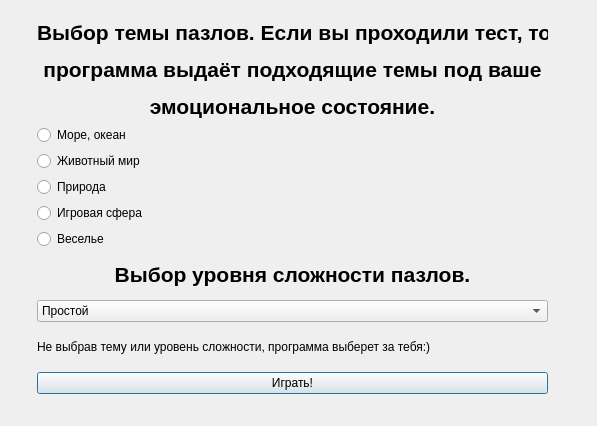
<?xml version="1.0" encoding="UTF-8"?>
<ui version="4.0">
 <class>PuzzleThemes</class>
 <widget class="QDialog" name="PuzzleThemes">
  <property name="geometry">
   <rect>
    <x>0</x>
    <y>0</y>
    <width>597</width>
    <height>426</height>
   </rect>
  </property>
  <property name="windowTitle">
   <string>Dialog</string>
  </property>
  <widget class="QWidget" name="verticalLayoutWidget">
   <property name="geometry">
    <rect>
     <x>37</x>
     <y>20</y>
     <width>511</width>
     <height>374</height>
    </rect>
   </property>
   <layout class="QVBoxLayout" name="verticalLayout">
    <item>
     <widget class="QLabel" name="label_2">
      <property name="text">
       <string>&lt;html&gt;&lt;head/&gt;&lt;body&gt;&lt;p align=&quot;center&quot;&gt;&lt;span style=&quot; font-size:16pt; font-weight:700; color:#000000;&quot;&gt;Выбор темы пазлов. Если вы проходили тест, то &lt;/span&gt;&lt;/p&gt;&lt;p align=&quot;center&quot;&gt;&lt;span style=&quot; font-size:16pt; font-weight:700; color:#000000;&quot;&gt;программа выдаёт подходящие темы под ваше&lt;/span&gt;&lt;/p&gt;&lt;p align=&quot;center&quot;&gt;&lt;span style=&quot; font-size:16pt; font-weight:700; color:#000000;&quot;&gt;эмоциональное состояние.&lt;/span&gt;&lt;/p&gt;&lt;/body&gt;&lt;/html&gt;</string>
      </property>
     </widget>
    </item>
    <item>
     <widget class="QRadioButton" name="radiobutton_ThemesSeaOcean">
      <property name="text">
       <string>Море, океан</string>
      </property>
     </widget>
    </item>
    <item>
     <widget class="QRadioButton" name="radiobutton_ThemesAnimal">
      <property name="text">
       <string>Животный мир</string>
      </property>
     </widget>
    </item>
    <item>
     <widget class="QRadioButton" name="radiobutton_ThemesNature">
      <property name="text">
       <string>Природа</string>
      </property>
     </widget>
    </item>
    <item>
     <widget class="QRadioButton" name="radiobutton_ThemesPlay">
      <property name="text">
       <string>Игровая сфера</string>
      </property>
     </widget>
    </item>
    <item>
     <widget class="QRadioButton" name="radiobutton_ThemesGoodmood">
      <property name="text">
       <string>Веселье</string>
      </property>
     </widget>
    </item>
    <item>
     <widget class="QLabel" name="label_3">
      <property name="text">
       <string>&lt;html&gt;&lt;head/&gt;&lt;body&gt;&lt;p align=&quot;center&quot;&gt;&lt;span style=&quot; font-size:16pt; font-weight:700; color:#000000;&quot;&gt;Выбор уровня сложности пазлов.&lt;/span&gt;&lt;/p&gt;&lt;/body&gt;&lt;/html&gt;</string>
      </property>
     </widget>
    </item>
    <item>
     <widget class="QComboBox" name="comboBox">
      <item>
       <property name="text">
        <string>Простой</string>
       </property>
      </item>
      <item>
       <property name="text">
        <string>Средний</string>
       </property>
      </item>
      <item>
       <property name="text">
        <string>Сложный</string>
       </property>
      </item>
      <item>
       <property name="text">
        <string>Игра на время</string>
       </property>
      </item>
     </widget>
    </item>
    <item>
     <widget class="QLabel" name="label">
      <property name="text">
       <string>Не выбрав тему или уровень сложности, программа выберет за тебя:)</string>
      </property>
     </widget>
    </item>
    <item>
     <widget class="QPushButton" name="button_StartGame">
      <property name="text">
       <string>Играть!</string>
      </property>
     </widget>
    </item>
   </layout>
  </widget>
 </widget>
 <resources/>
 <connections/>
</ui>
